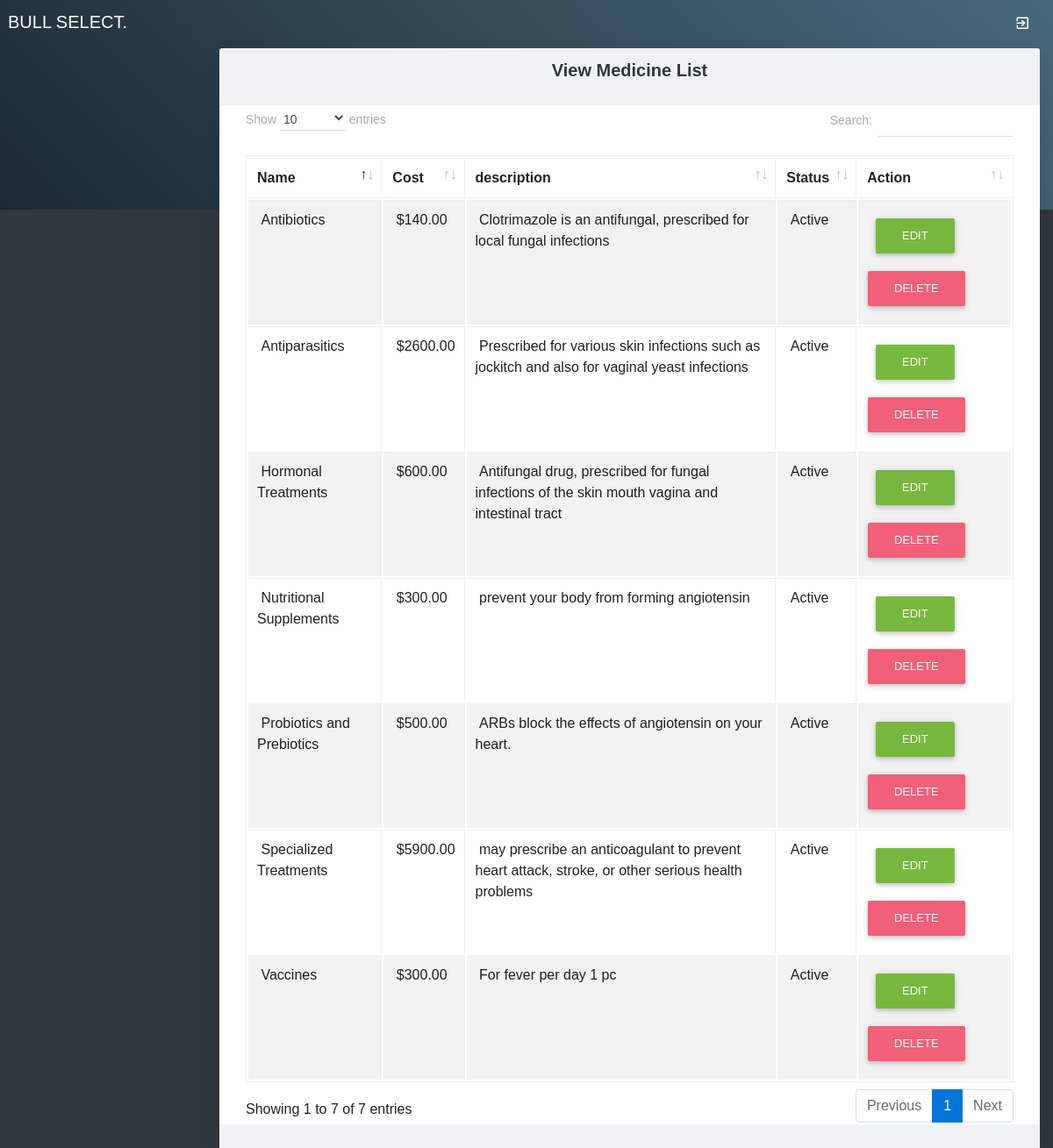
The page /viewmedicine.php on the database its author committed.
### tables this page shows
CREATE TABLE `medicine` (
  `medicineid` int(10) NOT NULL,
  `medicinename` varchar(25) NOT NULL,
  `medicinecost` float(10,2) NOT NULL,
  `description` text NOT NULL,
  `status` varchar(10) NOT NULL
);

### viewmedicine.php (the view, shortened to what this page needs)
<?php
include("adformheader.php");
include("dbconnection.php");
?>
<div class="container-fluid">
  <div class="block-header">
    <h2 class="text-center">View Medicine List</h2>
  </div>
</div>
<div class="card">
  <section class="container">
    <table class="table table-bordered table-striped table-hover js-basic-example dataTable">
          <thead>
            <tr>
              <th>Name</th>
              <th>Cost</th>
              <th>description</th>
              <th>Status</th>
              <th>Action</th>
            </tr>
          </thead>
          <tbody>
            <?php
            $sql ="SELECT * FROM medicine";
            $qsql = mysqli_query($con,$sql);
            while($rs = mysqli_fetch_array($qsql))
            {
              echo "<tr>
              <td>&nbsp;$rs[medicinename]</td>
              <td>&nbsp;$$rs[medicinecost]</td>
              <td>&nbsp;$rs[description]</td>
              <td>&nbsp;$rs[status]</td>
              <td>&nbsp;
              <a href='medicine.php?editid=$rs[medicineid]' class='btn btn-raised bg-green'>Edit</a>
              <a href='viewmedicine.php?delid=$rs[medicineid]' class='btn btn-raised bg-blush'>Delete</a></td>
              </tr>";
            }
            ?>
          </tbody>
        </table>
      </section>
    </div>
<?php
include("adformfooter.php");
?>

### rows shown on the page
medicine: medicinename "Vaccines", medicinecost "300.00", description "For fever per day 1 pc", status "Active"
medicine: medicinename "Antibiotics", medicinecost "140.00", description "Clotrimazole is an antifungal, prescribed for local fungal infections", status "Active"
medicine: medicinename "Antiparasitics", medicinecost "2600.00", description "Prescribed for various skin infections such as jockitch and also for vaginal yeast infections", status "Active"
medicine: medicinename "Hormonal Treatments", medicinecost "600.00", description "Antifungal drug, prescribed for fungal infections of the skin mouth vagina and intestinal tract", status "Active"
medicine: medicinename "Nutritional Supplements", medicinecost "300.00", description "prevent your body from forming angiotensin", status "Active"
medicine: medicinename "Probiotics and Prebiotics", medicinecost "500.00", description "ARBs block the effects of angiotensin on your heart.", status "Active"
medicine: medicinename "Specialized Treatments", medicinecost "5900.00", description "may prescribe an anticoagulant to prevent heart attack, stroke, or other serious health problems", status "Active"
